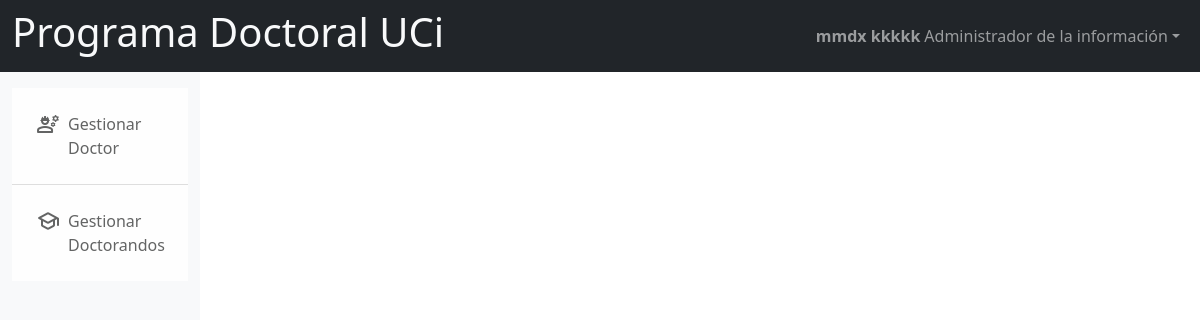
The page / (signed in) on the database its author committed.
### myapp/models.py (models this page shows, shortened)
class Usuario(AbstractBaseUser, PermissionsMixin):
    email = models.EmailField('Correo', unique=True)
    nombre = models.TextField('Nombre', blank=False, null=False)
    apellidos = models.TextField('Apellidos', blank=False, null=False)
    carnet = models.CharField(max_length=11, null=False)
    pais = models.TextField(null=True)
    titulo = models.TextField(null=True)
    areaTrabajo = models.TextField(null=True)
    sexo = models.CharField(max_length=1, choices=[('M', 'masculino'),('F', 'Femenino'),('E','Especificar')], default='E')
    is_casado = models.BooleanField(default=False)
    is_active = models.BooleanField(default=True)
    is_staff = models.BooleanField(default=False)
    fecha_registro = models.DateField(auto_now_add=True)
    objects = UsuarioManager()
    USERNAME_FIELD = 'email'
    REQUIRED_FIELDS = ['nombre', 'apellidos', 'carnet']

### myapp/views.py (the view)
# urls.py: path('', views.index, name='index'),
@login_required
def index(request):
    if Solicitante.objects.filter(user=request.user).exists():
        return render(request, 'respuesta.html',{
            'estado': Solicitante.objects.filter(user=request.user).get()
        })
    else:
         return render(request, 'index.html')

### myapp/templatetag/user_tags.py (called while the page is built)
@register.filter(name='has_perm')
def has_perm(user, permission):
    return user.has_perm(permission)

@register.filter(name='is_doctorando')
def is_doctorando(user):
    return Doctorando.objects.filter(user=user).exists()

### myapp/templates/index.html (shortened to what this page needs)
{% extends 'layout/default.html' %}
{% block content %}
    {% load user_tags %}
{% endblock  %}

### myapp/templates/layout/default.html (shortened to what this page needs)
<!DOCTYPE html>
<html lang="es">
    <head>
    <link href="https://cdn.jsdelivr.net/npm/bootstrap@5.2.3/dist/css/bootstrap.min.css" rel="stylesheet" />
    <link rel="stylesheet" href="https://cdn.jsdelivr.net/gh/habibmhamadi/multi-select-tag/dist/css/multi-select-tag.css">
  </head>
  <body>
    {% load user_tags %}
    <nav class="navbar navbar-expand-lg navbar-dark bg-dark">
        <div class="container-fluid">
            <h1 class="text-light">Programa Doctoral UCi</h1>
            <div class="collapse navbar-collapse" id="navbarSupportedContent">
                <ul class="ms-auto navbar-nav">
                    <li class="nav-item dropdown">
                        <a class="nav-link dropdown-toggle d-flex align-items-center" role="button" data-bs-toggle="dropdown" aria-expanded="false">
                            <span><strong>{{user.nombre}} {{user.apellidos}}</strong></span><br>
                                <span class="ms-1">{{user.groups.get}}</span>
                        </a>
                    </li>
                </ul>
            </div>
        </div>
    </nav>
    <main class="min-vh-100">
      <div class="container-fluid">
        <div class="row">
            <div class="col-md-2 min-vh-100 bg-light">
                <div class="w-100">
                    <div class="list-group list-group-flush mt-3 mb-3">
                        {% if request.user|has_perm:"myapp.view_doctor" %}
                        <a href="{% url 'view_doctores' %}" class="list-group-item list-group-item-action p-4 list-group-item-light {% if tabs == 'view_doctores' %} active {% endif %}">
                            <div class="d-flex">
                                <span class="material-symbols-rounded me-2">engineering</span>
                                Gestionar Doctor
                            </div>
                        </a>
                        {% endif %}
                        {% if request.user|has_perm:"myapp.view_doctorando" %}
                        <a href="{% url 'view_doctorandos' %}" class="list-group-item list-group-item-action p-4 list-group-item-light {% if tabs == 'view_doctorandos' %} active {% endif %}">
                            <div class="d-flex">
                                <span class="material-symbols-rounded me-2">school</span>
                                Gestionar Doctorandos
                            </div>
                        </a>
                        {% endif %}
                    </div>
                </div>
            </div>
            <div class="col-md-10">
            </div>
        </div>
      </div>
    </main>
  </body>
</html>

### rows shown on the page
Usuario: nombre "mmdx", apellidos "kkkkk", groups.get "Administrador de la información"
